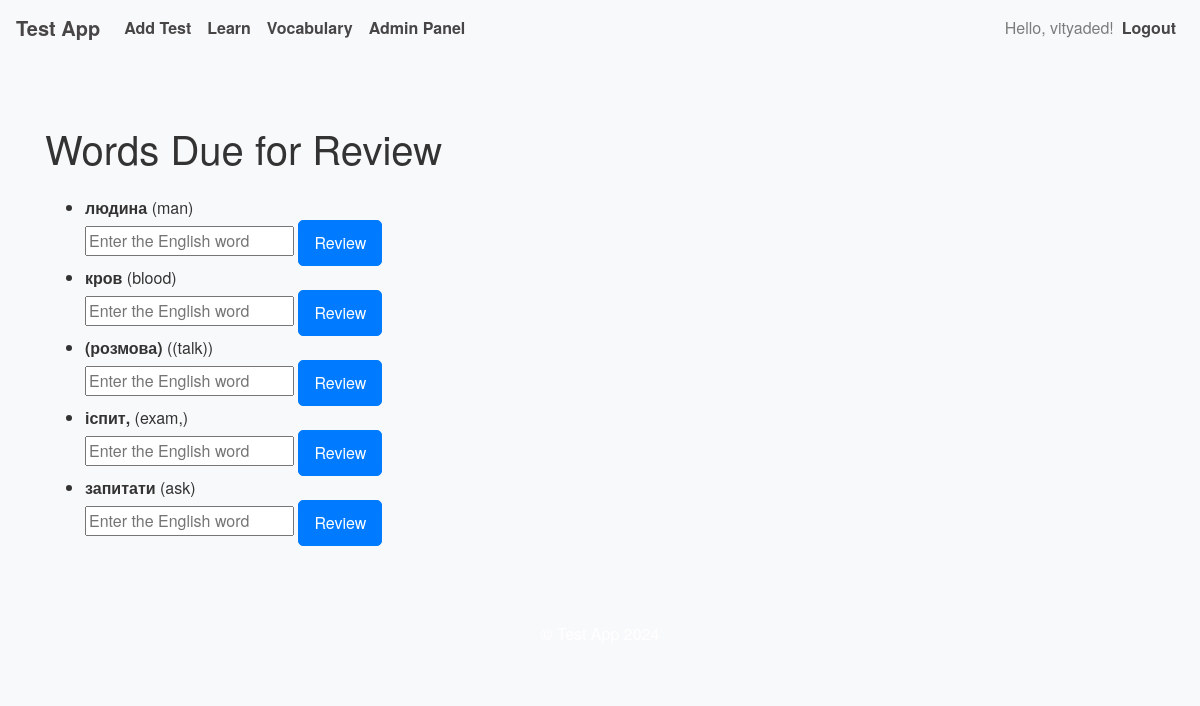
The app's page /review/due (signed in), older data.
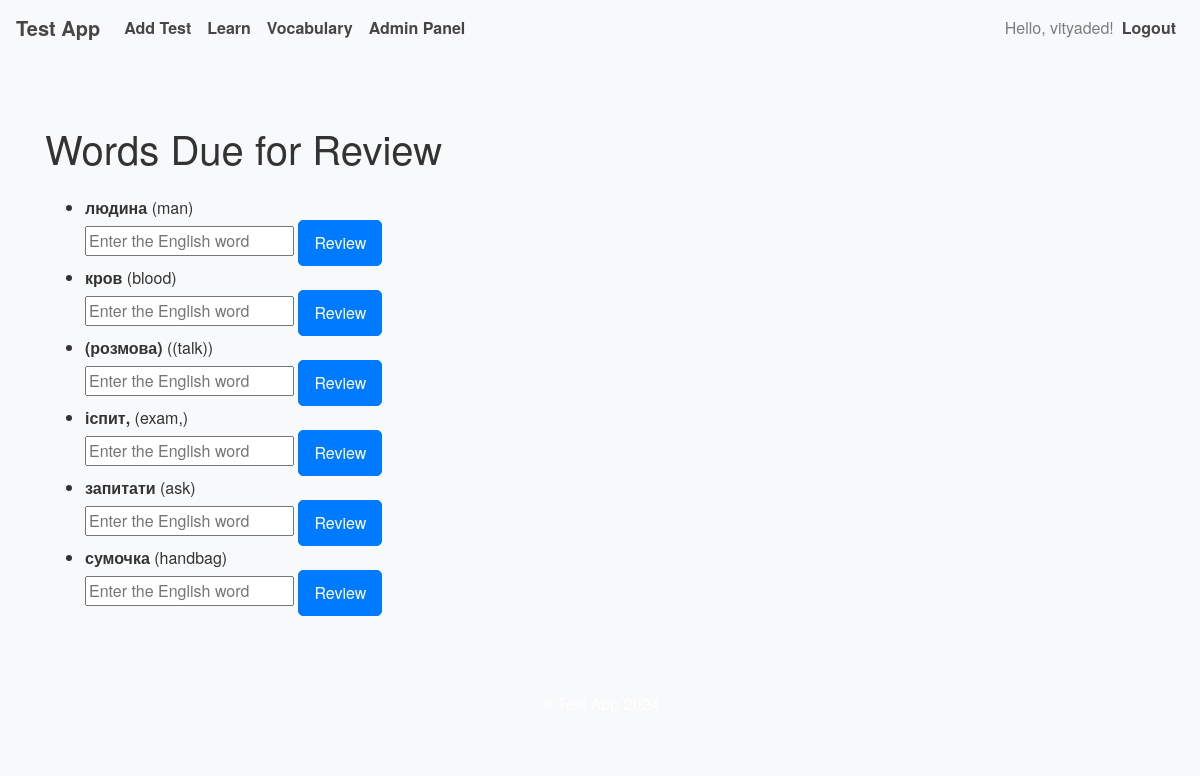
The same page, newer data.
### app.py (models this page shows)
class Vocabulary(db.Model):
    id = db.Column(db.Integer, primary_key=True)
    word = db.Column(db.String(150), nullable=False)
    translation = db.Column(db.String(150), nullable=False)
    pronunciation_url = db.Column(db.String(200), nullable=True)
    user_id = db.Column(db.Integer, db.ForeignKey('user.id'), nullable=False)
    next_review = db.Column(db.DateTime, nullable=False, default=datetime.utcnow)
    interval = db.Column(db.Float, nullable=False, default=0)  # Interval in days
    ease_factor = db.Column(db.Float, nullable=False, default=2.5)  # Default ease factor
    learning_stage = db.Column(db.Integer, nullable=False, default=0)  # 0: New, 1: First Step, 2: Second Step, 3: Learned

### app.py (the view)
@app.route('/review/due')
@login_required
def due_reviews():
    today = datetime.utcnow().date()
    due_words = Vocabulary.query.filter_by(user_id=current_user.id).filter(Vocabulary.next_review <= today).all()
    return render_template('due_reviews.html', due_words=due_words)

### app.py (called while the page is built)
@login_manager.user_loader
def load_user(user_id):
    return db.session.get(User, int(user_id))

@app.context_processor
def inject_csrf_token():
    return dict(csrf_token=generate_csrf())

### templates/due_reviews.html (shortened to what this page needs)
{% extends "base.html" %}
{% block content %}
  <h1 class="my-4">Words Due for Review</h1>
  {% if due_words %}
    <ul>
      {% for word in due_words %}
        <li>
          <strong>{{ word.translation }}</strong> ({{ word.word }})
          <form action="{{ url_for('process_fourth_review') }}" method="POST">
            <input type="text" name="translation" placeholder="Enter the English word" required>
            <button type="submit" class="btn btn-sm btn-primary">Review</button>
          </form>
        </li>
      {% endfor %}
    </ul>
  {% else %}
    <p>No words due for review today!</p>
  {% endif %}
{% endblock %}

Row changes from the older to the newer data that the page shows:
added Vocabulary: translation "сумочка", word "handbag"
